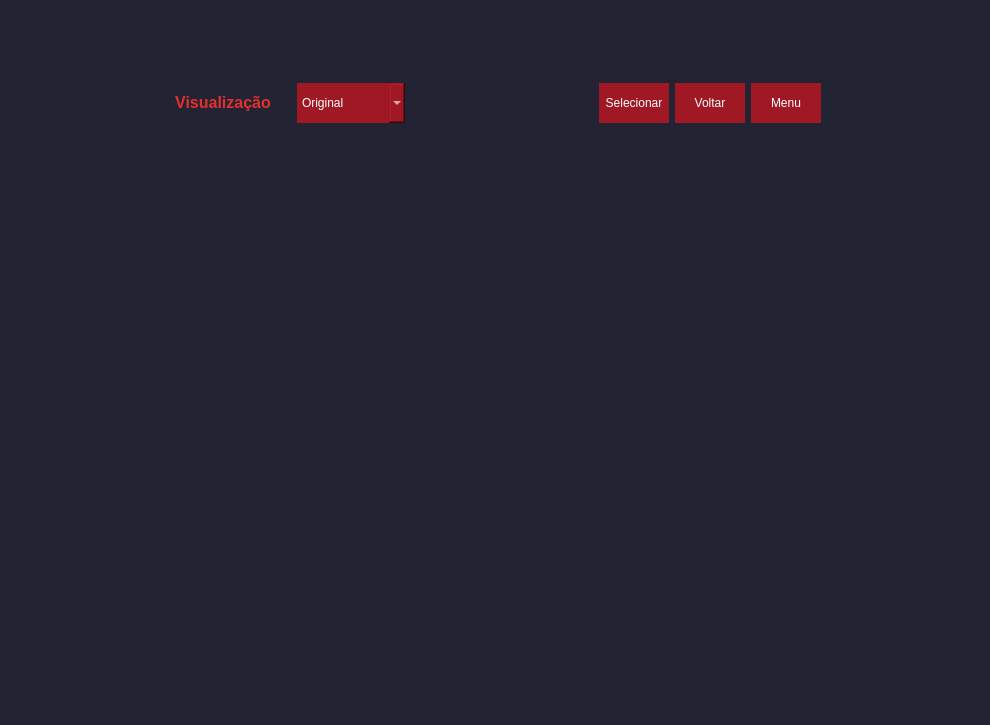
<?xml version="1.0" encoding="UTF-8"?>
<ui version="4.0">
 <class>MainWindow</class>
 <widget class="QMainWindow" name="MainWindow">
  <property name="geometry">
   <rect>
    <x>0</x>
    <y>0</y>
    <width>990</width>
    <height>725</height>
   </rect>
  </property>
  <property name="minimumSize">
   <size>
    <width>990</width>
    <height>725</height>
   </size>
  </property>
  <property name="maximumSize">
   <size>
    <width>990</width>
    <height>725</height>
   </size>
  </property>
  <property name="windowTitle">
   <string>Modo de Visualização</string>
  </property>
  <property name="styleSheet">
   <string notr="true">background-color: #222433;</string>
  </property>
  <widget class="QWidget" name="centralwidget">
   <widget class="QWidget" name="horizontalLayoutWidget">
    <property name="geometry">
     <rect>
      <x>175</x>
      <y>80</y>
      <width>646</width>
      <height>46</height>
     </rect>
    </property>
    <layout class="QHBoxLayout" name="horizontalLayout">
     <item>
      <widget class="QLabel" name="label">
       <property name="font">
        <font>
         <pointsize>12</pointsize>
         <weight>75</weight>
         <bold>true</bold>
        </font>
       </property>
       <property name="styleSheet">
        <string notr="true">QPushButton{
	color: rgb(255, 255, 255);
	background-color: #9F1823;
	border-radius:0px;
}
QPushButton:hover{
	color: rgb(255, 255, 255);
	background-color: #ff0000;
	border-radius:0px;
}</string>
       </property>
       <property name="text">
        <string>&lt;html&gt;&lt;head/&gt;&lt;body&gt;&lt;p align=&quot;center&quot;&gt;&lt;span style=&quot; color:#e62e2e;&quot;&gt;Visualização&lt;/span&gt;&lt;/p&gt;&lt;/body&gt;&lt;/html&gt;</string>
       </property>
      </widget>
     </item>
     <item>
      <spacer name="horizontalSpacer_2">
       <property name="orientation">
        <enum>Qt::Horizontal</enum>
       </property>
       <property name="sizeType">
        <enum>QSizePolicy::Maximum</enum>
       </property>
       <property name="sizeHint" stdset="0">
        <size>
         <width>20</width>
         <height>20</height>
        </size>
       </property>
      </spacer>
     </item>
     <item>
      <widget class="QComboBox" name="qt_tipoVisualizacao">
       <property name="minimumSize">
        <size>
         <width>0</width>
         <height>40</height>
        </size>
       </property>
       <property name="styleSheet">
        <string notr="true">color: rgb(255, 255, 255);
background-color: #9F1823;
border-radius:0px;</string>
       </property>
       <item>
        <property name="text">
         <string>Original</string>
        </property>
       </item>
       <item>
        <property name="text">
         <string>Perspectiva</string>
        </property>
       </item>
       <item>
        <property name="text">
         <string>Crop</string>
        </property>
       </item>
       <item>
        <property name="text">
         <string>Cruzetas</string>
        </property>
       </item>
       <item>
        <property name="text">
         <string>Centroides</string>
        </property>
       </item>
       <item>
        <property name="text">
         <string>Robôs</string>
        </property>
       </item>
       <item>
        <property name="text">
         <string>Visão</string>
        </property>
       </item>
       <item>
        <property name="text">
         <string>Jogo (Dinâmico)</string>
        </property>
       </item>
       <item>
        <property name="text">
         <string>Jogo (Estático)</string>
        </property>
       </item>
      </widget>
     </item>
     <item>
      <spacer name="horizontalSpacer">
       <property name="orientation">
        <enum>Qt::Horizontal</enum>
       </property>
       <property name="sizeHint" stdset="0">
        <size>
         <width>40</width>
         <height>20</height>
        </size>
       </property>
      </spacer>
     </item>
     <item>
      <widget class="QPushButton" name="pushButton">
       <property name="minimumSize">
        <size>
         <width>70</width>
         <height>40</height>
        </size>
       </property>
       <property name="styleSheet">
        <string notr="true">
QPushButton{
	color: rgb(255, 255, 255);
	background-color: #9F1823;
	border-radius:0px;
}
QPushButton:hover{
	color: rgb(255, 255, 255);
	background-color: #ff0000;
	border-radius:0px;
}</string>
       </property>
       <property name="text">
        <string>Selecionar</string>
       </property>
      </widget>
     </item>
     <item>
      <widget class="QPushButton" name="btnVoltar">
       <property name="minimumSize">
        <size>
         <width>70</width>
         <height>40</height>
        </size>
       </property>
       <property name="styleSheet">
        <string notr="true">
QPushButton{
	color: rgb(255, 255, 255);
	background-color: #9F1823;
	border-radius:0px;
}
QPushButton:hover{
	color: rgb(255, 255, 255);
	background-color: #ff0000;
	border-radius:0px;
}

</string>
       </property>
       <property name="text">
        <string>Voltar</string>
       </property>
      </widget>
     </item>
     <item>
      <widget class="QPushButton" name="btnMenu">
       <property name="minimumSize">
        <size>
         <width>70</width>
         <height>40</height>
        </size>
       </property>
       <property name="styleSheet">
        <string notr="true">
QPushButton{
	color: rgb(255, 255, 255);
	background-color: #9F1823;
	border-radius:0px;
}
QPushButton:hover{
	color: rgb(255, 255, 255);
	background-color: #ff0000;
	border-radius:0px;
}

</string>
       </property>
       <property name="text">
        <string>Menu</string>
       </property>
      </widget>
     </item>
    </layout>
   </widget>
   <widget class="QLabel" name="QT_visualizacao">
    <property name="geometry">
     <rect>
      <x>175</x>
      <y>140</y>
      <width>640</width>
      <height>480</height>
     </rect>
    </property>
    <property name="text">
     <string/>
    </property>
   </widget>
  </widget>
 </widget>
 <resources/>
 <connections/>
 <designerdata>
  <property name="gridDeltaX">
   <number>5</number>
  </property>
  <property name="gridDeltaY">
   <number>5</number>
  </property>
  <property name="gridSnapX">
   <bool>true</bool>
  </property>
  <property name="gridSnapY">
   <bool>true</bool>
  </property>
  <property name="gridVisible">
   <bool>true</bool>
  </property>
 </designerdata>
</ui>
